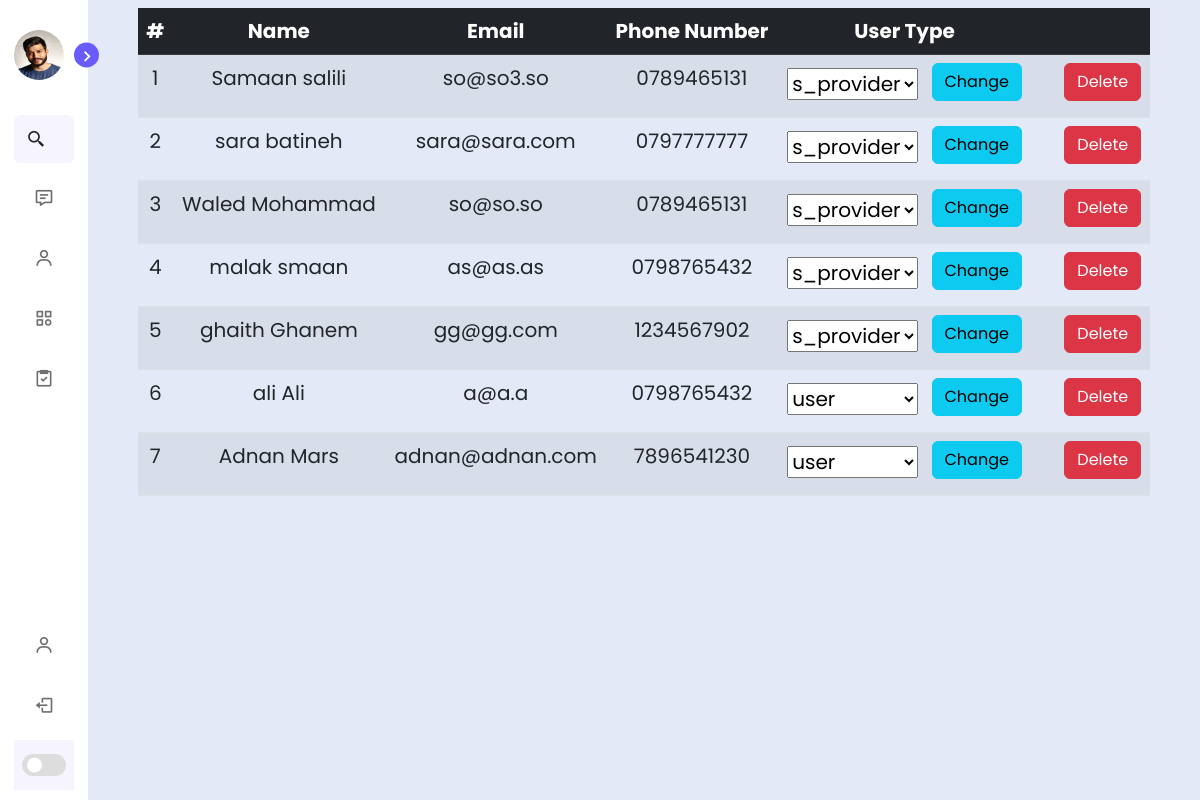
The page /Admin/users2.php (signed in) on the database its author committed.
### tables this page shows
CREATE TABLE `register` (
  `id` int(255) NOT NULL,
  `fname` varchar(255) NOT NULL,
  `lname` varchar(255) NOT NULL,
  `email` varchar(255) NOT NULL,
  `phone_number` varchar(255) NOT NULL,
  `password` varchar(255) NOT NULL,
  `user_type` varchar(50) NOT NULL DEFAULT 'user'
);

### Admin/users2.php (the view, shortened to what this page needs)
<?php
include "sidebar.php";
include '../processes/_addUser.php'
?>
<section class="home">
    <div class="text">
        <table class="table table-striped text-center">
            <thead class="table-dark">
                <tr>
                    <th scope="col">#</th>
                    <th scope="col">Name</th>
                    <th scope="col">Email</th>
                    <th scope="col">Phone Number</th>
                    <th scope="col">User Type</th>
                    <th scope="col"></th>
                </tr>
            </thead>
            <tbody>
                <?php
                $sr = 1;
                $rows = mysqli_query($conn, "SELECT * FROM register ORDER BY user_type ASC");
                foreach ($rows as $row) :
                    if ($row['user_type'] !== 'admin') {
                ?>
                        <tr>
                            <td><?php echo $sr++ ?></td>
                            <td><?php echo $row['fname'] . ' ' . $row['lname']; ?></td>
                            <td><?php echo $row['email']; ?></td>
                            <td><?php echo $row['phone_number']; ?></td>
                            <td>
                                <form action="" method="post">
                                    <select name="typeUser" id="">
                                        <option value="s_provider" <?php if ($row['user_type'] == 's_provider') {
                                                                        echo 'selected';
                                                                    } ?>>s_provider</option>
                                        <option value="user" <?php if ($row['user_type'] == 'user') {
                                                                    echo 'selected';
                                                                } ?>>user</option>
                                    </select>
                                    <button type="submit" class="btn btn-info mb-2 ms-2" name="changeUserType">Change</button>
                                </form>
                            </td>
                            <td>
                                <form action="../processes/_remove.php" method="POST" class="ms-3">
                                    <button name="deleteUser" class="btn btn-danger mb-2 ms-2">Delete</button>
                                </form>
                            </td>
                        </tr>
                    <?php } ?>
                <?php endforeach; ?>
            </tbody>
        </table>
    </div>
</section>
<?php include_once 'footer.php' ?>

### Admin/layout/css/style.css (style rules this page uses)
* { box-sizing: border-box; font-family: "Poppins", sans-serif; scroll-behavior: smooth; scroll-padding-top: 3rem; list-style: none; text-decoration: none; padding: 0; margin: 0; }
:root { --body-color: #e4e9f7; --sidebar-color: #fff; --primary-color: #695cfe; --primary-color-light: #f6f5ff; --toggle-color: #ddd; --text-color: #707070; }
body { height: 100vh; background: var(--body-color); transition: all 0.5s ease; }
.home { position: relative; left: 250px; height: 100vh; width: calc(100% - 250px); background: var(--body-color); transition: all 0.4s ease; }
.home .text { font-size: 20px; font-weight: 400; color: var(--text-color); padding: 8px 50px; }
.sidebar.close ~ .home { left: 88px; width: calc(100% - 88px); }

### rows shown on the page
register: fname "Samaan", lname "salili", email "so@so3.so", phone_number "0789465131"
register: fname "sara", lname "batineh", email "sara@sara.com", phone_number "0797777777", typeUser "s_provider"
register: fname "Waled", lname "Mohammad", email "so@so.so", phone_number "0789465131", typeUser "s_provider"
register: fname "malak", lname "smaan", email "as@as.as", phone_number "0798765432", typeUser "s_provider"
register: fname "ghaith", lname "Ghanem", email "gg@gg.com", phone_number "1234567902", typeUser "s_provider"
register: fname "ali", lname "Ali", email "a@a.a", phone_number "0798765432", typeUser "user"
register: fname "Adnan", lname "Mars", email "adnan@adnan.com", phone_number "7896541230", typeUser "user"
